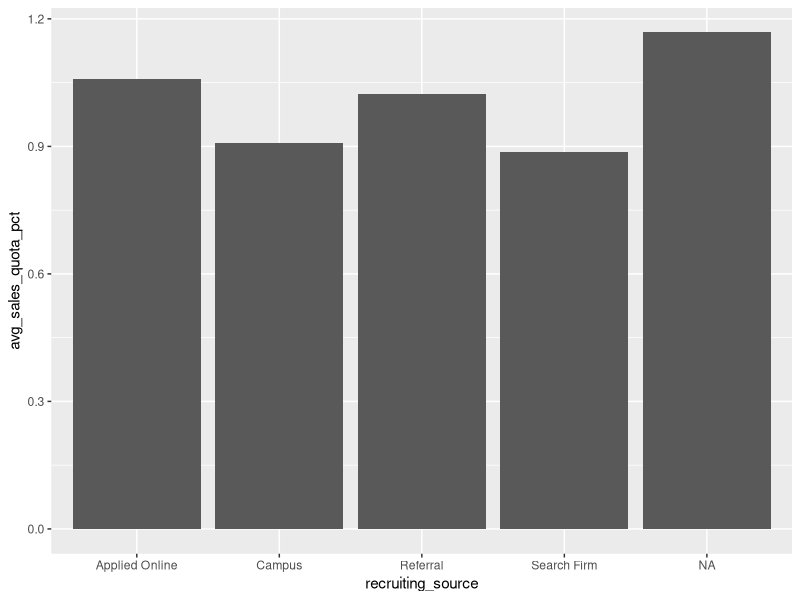
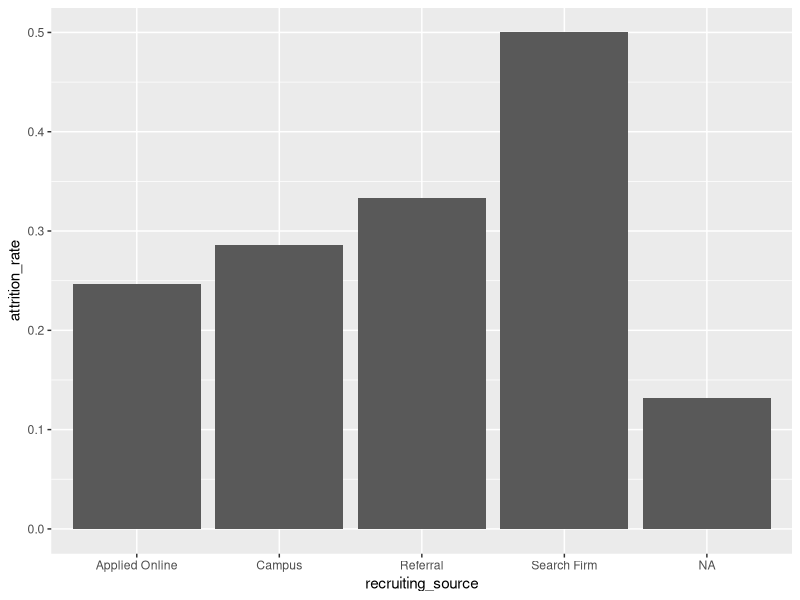

Write the R code that produced these figures, in order.
# Looking at the recruiting data

# Load packages
libs <- c( "readr", "dplyr", "ggplot2" )
lapply( libs, library, character.only = TRUE )

# Import the recruitment data
recruitment <- read_csv("recruitment_data.csv")

# Look at the first few rows of the dataset
head(recruitment)

# Get an overview of the recruitment data
summary(recruitment)

# See which recruiting sources the company has been using
count( recruitment, recruiting_source)

# Find the average sales quota attainment 
recruitment |>
  summarize( avg_sales_quota_pct = mean( sales_quota_pct ))

# Find the average sales quota attainment for each recruiting source
avg_sales <- recruitment |>
  group_by(recruiting_source) |>
  summarize( avg_sales_quota_pct = mean( sales_quota_pct ) )

# Display the result
avg_sales

# Find the average attrition for the sales team, by recruiting source, sorted from lowest attrition rate to highest
avg_attrition <- recruitment |>
  group_by( recruiting_source ) |> 
  summarize( attrition_rate = mean( attrition ) ) |> 
  arrange( desc(attrition_rate) )

# Display the result
avg_attrition

# Plot the avg_sales bar chart
avg_sales |>
  ggplot( aes( x= recruiting_source, y = avg_sales_quota_pct ) ) +
  geom_col()

# Plot the avg_attrition bar chart
avg_attrition |>
  ggplot( aes( x = recruiting_source, y = attrition_rate ) ) +
  geom_col()
